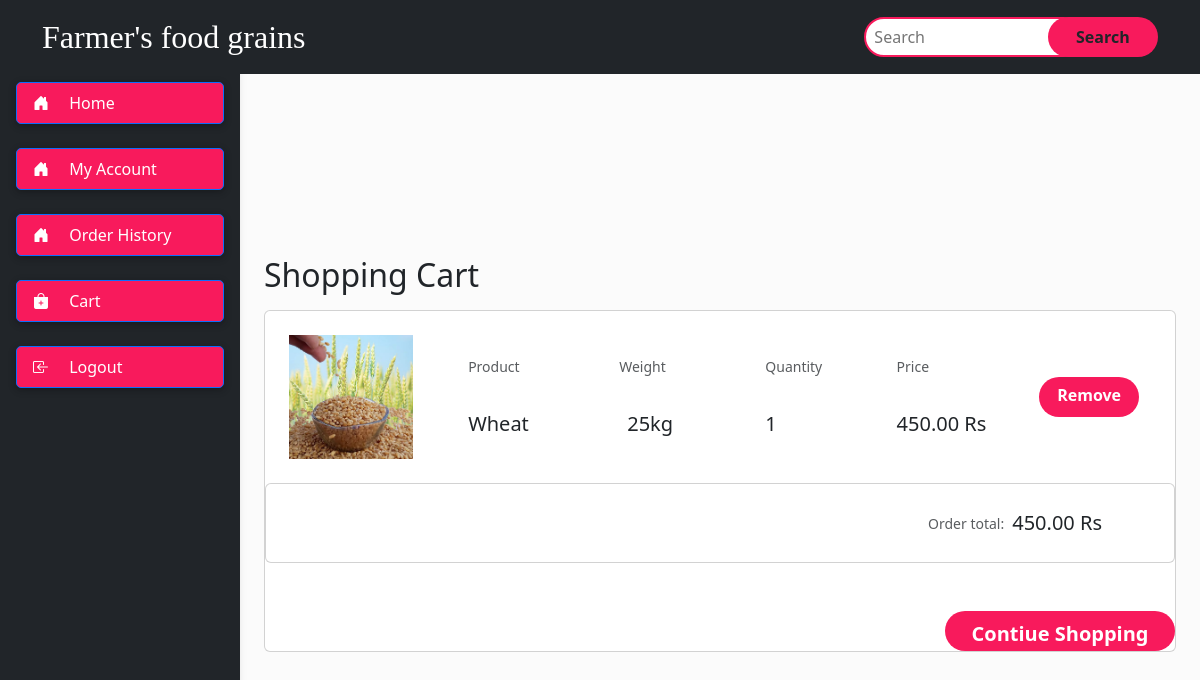
Screenshot of /my_cart.php (signed in) with the database file from the repository.
### tables this page shows
CREATE TABLE `my_cart` (
  `username` varchar(20) NOT NULL,
  `id` varchar(10) NOT NULL,
  `grain` varchar(20) NOT NULL,
  `price` varchar(20) NOT NULL,
  `weight` varchar(25) NOT NULL,
  `seller` varchar(255) NOT NULL,
  `photo` varchar(255) NOT NULL
);

### my_cart.php (the view, shortened to what this page needs)
<?php
$link = mysqli_connect("localhost","root","","users");
?>
 <!doctype html>
<html lang="en">
  <head>
    <link href="https://cdn.jsdelivr.net/npm/bootstrap@5.3.0-alpha1/dist/css/bootstrap.min.css" rel="stylesheet">
    <link rel="stylesheet" href="./style.css">
    <link rel="stylesheet" href="https://cdn.jsdelivr.net/npm/bootstrap-icons@1.10.3/font/bootstrap-icons.css">
</head>
  <body>
<header>
 <?php require 'pariuals/my_account_nav.php' ?>
  <nav id="main-navbar" class="navbar navbar-expand-lg navbar-dark bg-dark fixed-top">
  <div class="container">
  <a class="navbar-brand " href="#" style="color:white">Farmer's food grains</a>
    <div class="collapse navbar-collapse" id="navbarScroll">
      <form class="d-flex">
        <input class="px-2 search" type="search" placeholder="Search" aria-label="Search">
        <button class="btn" type="submit">Search</button>
      </form>
    </div>
  </div>
</nav>
</header>
<main style="margin-top: 58px;">
  <div class="container pt-2">
  <section class="vh-100" style="background-color:">
  <div class="container h-100">
    <div class="row d-flex justify-content-center align-items-center h-100">
      <div class="col">
        <p><span class="h2">Shopping Cart </span>
      <?php
      $username=$_SESSION['username'];
      $total=0;
      $a=0;
       $query = "SELECT * FROM `my_cart` WHERE username='$username'";
$query_run = mysqli_query($link,$query);
$check_details = mysqli_num_rows($query_run)>0;
if($check_details)
{
  while ($row = mysqli_fetch_array($query_run))
  {  ?>
        <div class="card mb-4">
          <div class="card-body p-4">
            <div class="row align-items-center">
              <div class="col-md-2">
                <img src="images/<?php echo $row['photo'];?>"
                  class="img-fluid" alt="Generic placeholder image">
              </div>
              <div class="col-md-2 d-flex justify-content-center">
                <div>
                  <p class="small text-muted mb-4 pb-2">Product</p>
                  <p class="lead fw-normal mb-0"><?php echo $row['grain'] ; ?></p>
                </div>
              </div>
              <div class="col-md-2 d-flex justify-content-center">
                <div>
                  <p class="small text-muted mb-4 pb-2">Weight</p>
                  <p class="lead fw-normal mb-0"><i class="fas fa-circle me-2" style="color: #fdd8d2;"></i>
                  <?php echo $row['weight']; ?> </p>
                </div>
              </div>
              <div class="col-md-2 d-flex justify-content-center">
                <div>
                  <p class="small text-muted mb-4 pb-2">Quantity</p>
                  <p class="lead fw-normal mb-0">1</p>
                </div>
              </div>
              <div class="col-md-2 d-flex justify-content-center">
                <div>
                  <p class="small text-muted mb-4 pb-2">Price</p>
                  <p class="lead fw-normal mb-0"><?php echo ($row['price'].".00 Rs"); ?></p>
                </div>
              </div>
              <div class="col-md-2 d-flex justify-content-center">
                <div>
                <form method='POST' action="#">
                <?php
              $path = "dcode.php?id=".$row['id'];
              ?>
                <a href="<?php echo $path; ?>" type="submit" name="submit" value="submit" class="btn btn-primary" style="width:100px;">Remove </a>
             </form>
              </div>
              </div>
          </div>
        </div>
        <?php
             $p=$row['price'];
             $total=$total+$p;
        }}
        else {
          $a=1;
          ?>
         <h1>Product not Added </h1>
      <?php  }
        ?>
        <div class="card mb-5">
          <div class="card-body p-4">
        <?php if($a!=1) { ?>
            <div class="float-end">
              <p class="mb-0 me-5 d-flex align-items-center">
                <span class="small text-muted me-2">Order total:</span> <span
                  class="lead fw-normal"> <?php echo ($total.".00 Rs"); ?></span>
              </p>
            </div>
          </div>
        </div>
        <div class="d-flex justify-content-end">
          <a href="orderplace.php" type="button" class="btn btn-primary btn-lg" style="width:230px; ">Contiue Shopping</a>
        </div>
      </div>
    </div>
  </div>
  <?php } ?>
</section>
</main>
  </body>
</html>

### style.css (style rules this page uses)
* { padding: 0; margin: 0; box-sizing: border-box ; }
.navbar-brand { font-size: 2rem; color: black; font-family: 'Lobster', cursive; }
.search { height: 40px; width: 80%; margin-right: -35px; border-radius: 60px; outline: none; border:2px solid rgb(248,26,92); }
.btn { height: 40px; width: 40%; outline: none; border: none; background: rgb(248,26,92); font-weight: 700; border-radius: 60px; }

### my_cart.php (style rules this page uses)
body { background-color: #fbfbfb; }
@media (min-width: 991.98px) { main { padding-left: 240px; } }

### rows the page displays
my_cart: photo (picture), grain "Wheat", weight "25kg", price "450"

### other values shown
$total "450"
